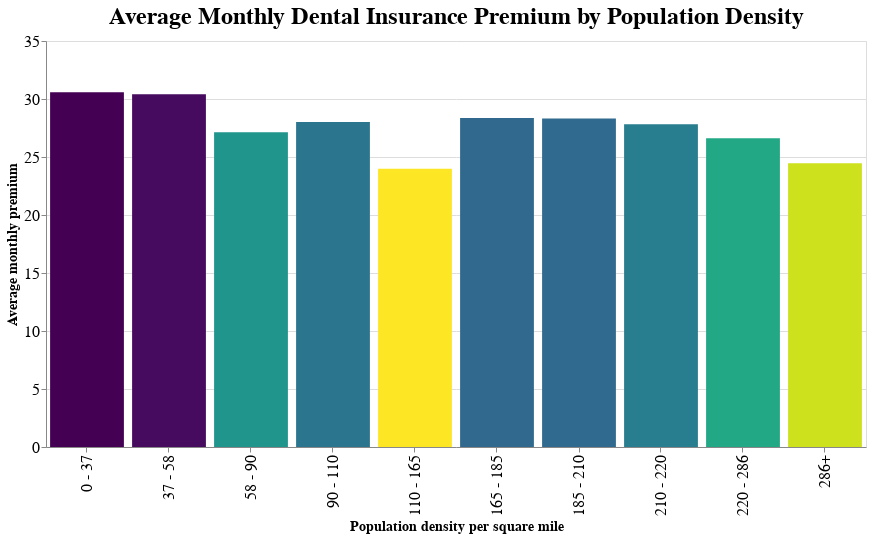

The code cell stored with this chart in its notebook:
### Code cell
bar = alt.Chart(pop_density_df, title='Average Monthly Dental Insurance Premium by Population Density', height=406, width=820).configure_title(fontSize=24).mark_bar().encode(
        x = alt.X('bin', sort=pop_density_order_list),  
        y = 'avg_prem',
        color = alt.Color('avg_prem', legend=None, sort="descending", scale=alt.Scale(scheme='viridis') )).configure_axis(
    labelFontSize=16,
    titleFontSize=14
)

bar.encoding.x.title = 'Population density per square mile'
bar.encoding.y.title = 'Average monthly premium'
bar

### Figure 1 — Vega-Lite specification as saved in the notebook (floating-point values rounded to 4 significant figures)
{"$schema": "https://vega.github.io/schema/vega-lite/v2.6.0.json", "config": {"axis": {"labelFontSize": 16, "titleFontSize": 14}, "background": "white", "title": {"fontSize": 24}, "view": {"height": 300, "width": 400}}, "data": {"name": "data-14ad89cccf0b9ebd351633d4459ac0ed"}, "datasets": {"data-14ad89cccf0b9ebd351633d4459ac0ed": [{"avg_prem": 30.57, "bin": "0 - 37", "id": 0}, {"avg_prem": 30.41, "bin": "37 - 58", "id": 1}, {"avg_prem": 27.14, "bin": "58 - 90", "id": 2}, {"avg_prem": 28.02, "bin": "90 - 110", "id": 3}, {"avg_prem": 23.98, "bin": "110 - 165", "id": 4}, {"avg_prem": 28.36, "bin": "165 - 185", "id": 5}, {"avg_prem": 28.31, "bin": "185 - 210", "id": 6}, {"avg_prem": 27.82, "bin": "210 - 220", "id": 7}, {"avg_prem": 26.61, "bin": "220 - 286", "id": 8}, {"avg_prem": 24.46, "bin": "286+", "id": 9}]}, "encoding": {"color": {"field": "avg_prem", "legend": null, "scale": {"scheme": "viridis"}, "sort": "descending", "type": "quantitative"}, "x": {"field": "bin", "sort": ["0 - 37", "37 - 58", "58 - 90", "90 - 110", "110 - 165", "165 - 185", "185 - 210", "210 - 220", "220 - 286", "286+"], "title": "Population density per square mile", "type": "nominal"}, "y": {"field": "avg_prem", "title": "Average monthly premium", "type": "quantitative"}}, "height": 406, "mark": "bar", "title": "Average Monthly Dental Insurance Premium by Population Density", "width": 820}
